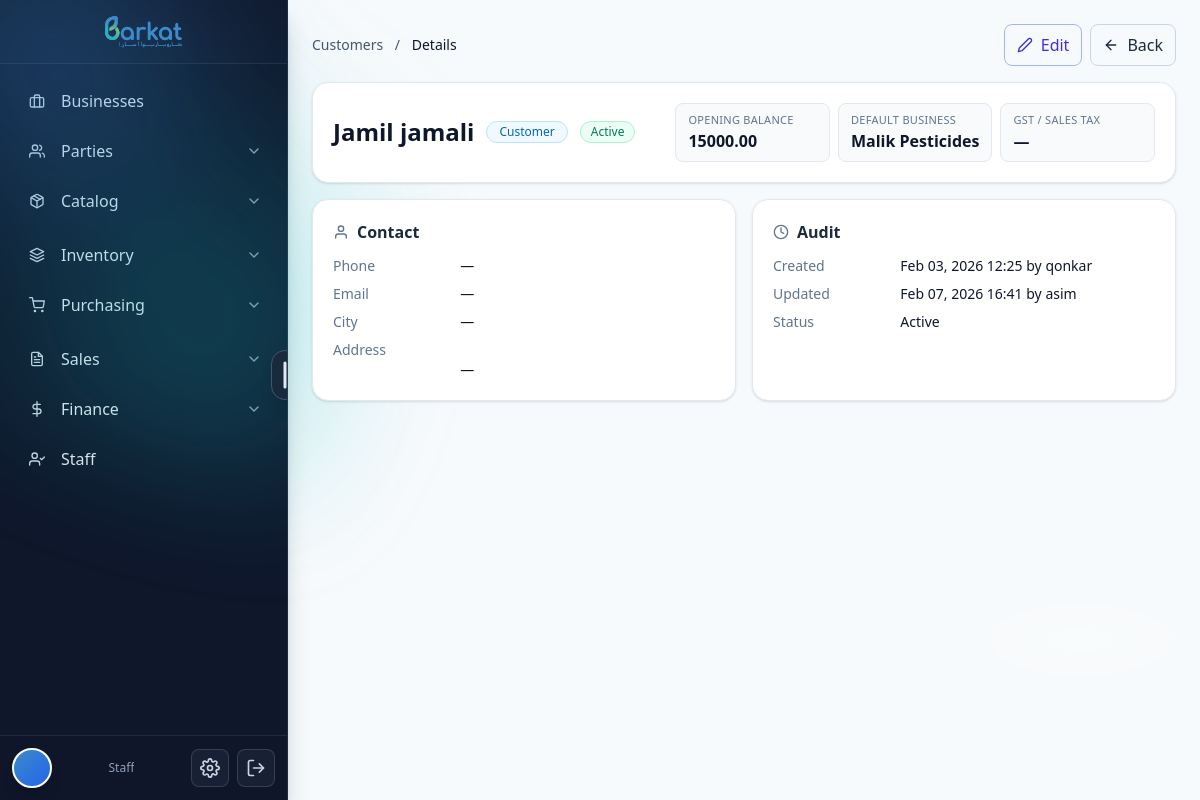
Screenshot of /party/29/ with the database file from the repository.
### barkat/models.py (models this page shows, shortened)
class TimeStampedBy(models.Model):
    created_at = models.DateTimeField(default=timezone.now, db_index=True, editable=True)
    updated_at = models.DateTimeField(auto_now=True, db_index=True)
    created_by = models.ForeignKey(
        settings.AUTH_USER_MODEL, null=True, blank=True,
        on_delete=models.SET_NULL, related_name="%(class)s_created"
    )
    updated_by = models.ForeignKey(
        settings.AUTH_USER_MODEL, null=True, blank=True,
        on_delete=models.SET_NULL, related_name="%(class)s_updated"
    )
    is_active = models.BooleanField(default=True, db_index=True)
    is_deleted = models.BooleanField(default=False, db_index=True)
    class Meta:
        abstract = True

class Party(TimeStampedBy):
    CUSTOMER = "CUSTOMER"
    VENDOR = "VENDOR"
    BOTH = "BOTH"
    PARTY_TYPES = [(CUSTOMER, "Customer"), (VENDOR, "Vendor"), (BOTH, "Both")]
    type = models.CharField(max_length=20, choices=PARTY_TYPES, db_index=True)
    display_name = models.CharField(max_length=255, db_index=True)
    legal_name = models.CharField(max_length=255, blank=True, default="")
    phone = models.CharField(max_length=50, blank=True, default="")
    email = models.EmailField(blank=True, default="")
    address = models.TextField(blank=True, default="")
    gst_number = models.CharField(max_length=50, blank=True, default="")
    opening_balance = models.DecimalField(**DECIMAL_12_2, default=0)
    opening_balance_side = models.CharField(
        max_length=2,
        choices=[('Dr', 'Debit (They owe us)'), ('Cr', 'Credit (We owe them)')],
        default='Dr',
        help_text='Specify whether the opening balance is Debit or Credit'
    )
    opening_balance_date = models.DateField(
        null=True,
        blank=True,
        help_text='Date when the opening balance was set (defaults to party creation date)'
    )
    cached_balance = models.DecimalField(**DECIMAL_12_2, default=0, editable=False)
    cached_balance_updated_at = models.DateTimeField(null=True, blank=True, editable=False)
    default_business = models.ForeignKey(Business, null=True, blank=True, on_delete=models.SET_NULL)
    class Meta:
        indexes = [models.Index(fields=["type", "display_name"])]

class CodeNamed(TimeStampedBy):
    name = models.CharField(max_length=255)
    code = models.CharField(max_length=50, db_index=True)
    class Meta:
        abstract = True

class Business(CodeNamed):
    legal_name = models.CharField(max_length=255, blank=True, default="")
    ntn = models.CharField(max_length=50, blank=True, default="")        # Pakistan context
    sales_tax_reg = models.CharField(max_length=50, blank=True, default="")
    phone = models.CharField(max_length=50, blank=True, default="")
    email = models.EmailField(blank=True, default="")
    address = models.TextField(blank=True, default="")
    pos_printer_name = models.CharField(
        max_length=200, blank=True,
        help_text="POS80 Printer"
    )
    class Meta:
        unique_together = [("code",)]
        indexes = [models.Index(fields=["name"]), models.Index(fields=["code"])]

### barkat/views.py (the view)
# urls.py: path("party/<int:pk>/", views.PartyDetailView.as_view(), name="party_detail"),
class PartyDetailView(DetailView):
    model = Party
    template_name = "barkat/parties/party_detail.html"
    context_object_name = "party"

### barkat/templates/barkat/parties/party_detail.html (shortened to what this page needs)
 {% extends "base.html" %} {%
load static %} {% block content %}
<div class="p-4 md:p-6 space-y-4">
  <div class="flex items-center justify-between">
    <nav class="text-sm text-slate-600">
      <a href="{% url 'customers_list' %}" class="hover:underline">Customers</a>
      <span class="mx-2">/</span>
      <span class="text-slate-900 font-medium">Details</span>
    </nav>
    <div class="flex items-center gap-2">
      <a
        href="{% url 'party_update' party.id %}"
        class="inline-flex items-center gap-2 rounded-lg px-3 py-2 border border-indigo-300 text-indigo-700 hover:bg-indigo-50"
      >
        <i data-feather="edit-2" class="w-4 h-4"></i> Edit
      </a>
      <a
        href="{% url 'customers_list' %}"
        class="inline-flex items-center gap-2 rounded-lg px-3 py-2 border border-slate-300 hover:bg-slate-50"
      >
        <i data-feather="arrow-left" class="w-4 h-4"></i> Back
      </a>
    </div>
  </div>
  <div
    class="rounded-2xl border border-slate-200 bg-white p-4 md:p-5 shadow-sm"
  >
    <div
      class="flex flex-col md:flex-row md:items-center md:justify-between gap-3"
    >
      <div>
        <div class="flex items-center gap-3">
          <h1 class="text-2xl font-semibold text-slate-900">
            {{ party.display_name }}
          </h1>
           {% if party.type == 'CUSTOMER' %}
          <span
            class="inline-flex items-center rounded-full bg-sky-50 text-sky-700 border border-sky-200 px-3 py-0.5 text-xs font-medium"
          >
            Customer
          </span>
          {% elif party.type == 'VENDOR' %}
          <span
            class="inline-flex items-center rounded-full bg-amber-50 text-amber-700 border border-amber-200 px-3 py-0.5 text-xs font-medium"
          >
            Vendor
          </span>
          {% else %}
          <span
            class="inline-flex items-center rounded-full bg-violet-50 text-violet-700 border border-violet-200 px-3 py-0.5 text-xs font-medium"
          >
            Customer & Vendor
          </span>
          {% endif %}  {% if party.is_active %}
          <span
            class="inline-flex items-center rounded-full bg-emerald-50 text-emerald-700 border border-emerald-200 px-2.5 py-0.5 text-xs"
          >
            Active
          </span>
          {% else %}
          <span
            class="inline-flex items-center rounded-full bg-slate-100 text-slate-700 border border-slate-200 px-2.5 py-0.5 text-xs"
          >
            Inactive
          </span>
          {% endif %}
        </div>
      </div>
      <div class="grid grid-cols-2 md:grid-cols-3 gap-2 w-full md:w-auto">
        <div class="rounded-lg border border-slate-200 bg-slate-50 px-3 py-2">
          <div class="text-[11px] uppercase tracking-wide text-slate-500">
            Opening Balance
          </div>
          <div class="text-slate-900 font-semibold">
            {{ party.opening_balance|default:"0.00" }}
          </div>
        </div>
        <div class="rounded-lg border border-slate-200 bg-slate-50 px-3 py-2">
          <div class="text-[11px] uppercase tracking-wide text-slate-500">
            Default Business
          </div>
          <div class="text-slate-900 font-semibold">
            {{ party.default_business.name|default:"—" }}
          </div>
        </div>
        <div class="rounded-lg border border-slate-200 bg-slate-50 px-3 py-2">
          <div class="text-[11px] uppercase tracking-wide text-slate-500">
            GST / Sales Tax
          </div>
          <div class="text-slate-900 font-semibold">
            {{ party.gst_number|default:"—" }}
          </div>
        </div>
      </div>
    </div>
  </div>
  <div class="grid md:grid-cols-2 gap-4">
    <div
      class="rounded-2xl border border-slate-200 bg-white p-4 md:p-5 shadow-sm"
    >
      <div class="flex items-center gap-2 mb-3">
        <i data-feather="user" class="w-4 h-4 text-slate-500"></i>
        <h2 class="font-semibold text-slate-800">Contact</h2>
      </div>
      <dl class="grid grid-cols-3 gap-y-2 text-sm">
        <dt class="col-span-1 text-slate-500">Phone</dt>
        <dd class="col-span-2 text-slate-900">{{ party.phone|default:"—" }}</dd>
        <dt class="col-span-1 text-slate-500">Email</dt>
        <dd class="col-span-2 text-slate-900 break-all">
          {{ party.email|default:"—" }}
        </dd>
        <dt class="col-span-1 text-slate-500">City</dt>
        <dd class="col-span-2 text-slate-900">{{ party.city|default:"—" }}</dd>
        <dt class="col-span-1 text-slate-500">Address</dt>
        <dd class="col-span-2 text-slate-900 whitespace-pre-line">
          {{ party.address|default:"—" }}
        </dd>
      </dl>
    </div>
    <div
      class="rounded-2xl border border-slate-200 bg-white p-4 md:p-5 shadow-sm"
    >
      <div class="flex items-center gap-2 mb-3">
        <i data-feather="clock" class="w-4 h-4 text-slate-500"></i>
        <h2 class="font-semibold text-slate-800">Audit</h2>
      </div>
      <dl class="grid grid-cols-3 gap-y-2 text-sm">
        <dt class="col-span-1 text-slate-500">Created</dt>
        <dd class="col-span-2 text-slate-900">
          {{ party.created_at|date:"M d, Y H:i" }} by
          <span class="font-medium">{{ party.created_by|default:"—" }}</span>
        </dd>
        <dt class="col-span-1 text-slate-500">Updated</dt>
        <dd class="col-span-2 text-slate-900">
          {{ party.updated_at|date:"M d, Y H:i" }} by
          <span class="font-medium">{{ party.updated_by|default:"—" }}</span>
        </dd>
        <dt class="col-span-1 text-slate-500">Status</dt>
        <dd class="col-span-2 text-slate-900">
          {% if party.is_active %}Active{% else %}Inactive{% endif %}
        </dd>
      </dl>
    </div>
  </div>
</div>
{% endblock %}

### barkat/static/css/styles.css (style rules this page uses)
:root { --primary-color: #418AC9; --secondary-color: #2BB5BC; --tertiary-color: #97CA51; --accent: var(--primary-color); --accent2: var(--secondary-color); --accent3: var(--tertiary-color); }
body { position: relative; overflow: hidden; }
html, body { height: 100%; margin: 0; padding: 0; }
body::before { content: ""; position: absolute; inset: 0; pointer-events: none; background: radial-gradient(60% 40% at 10% 20%, rgba(255, 255, 255, 0.55), transparent 20%), radial-gradient(50% 30% at 90% 80%, rgba(255, 255, 255, 0.3), transparent 25%); mix-blend-mode: overlay; z-index: 0; }
body::after { content: ""; position: absolute; width: 540px; height: 540px; left: -12%; top: -10%; transform: rotate(15deg); background: radial-gradient(circle at 30% 30%, color-mix(in srgb, var(--primary-color) 60%, transparent), transparent 40%), radial-gradient(circle at 70% 70%, color-mix(in srgb, var(--secondary-color) 45%, transparent), transparent 55%); filter: blur(60px) saturate(120%); opacity: 0.65; pointer-events: none; z-index: 0; }

### barkat/templates/base.html (style rules this page uses)
html, body { overflow-x: hidden !important; max-width: 100vw; }
* { max-width: 100%; }

### rows the page displays
Party: display_name "Jamil jamali", opening_balance "15000.00", default_business.name "Malik Pesticides", gst_number "—", phone "—", email "—", address "—", created_at "Feb 03, 2026 12:25", created_by "qonkar", updated_at "Feb 07, 2026 16:41", updated_by "asim"

### other values shown
{{ request.user.groups.all.0.name|default:"Staff" }} "Staff"
{{ party.city|default:"—" }} "—"
